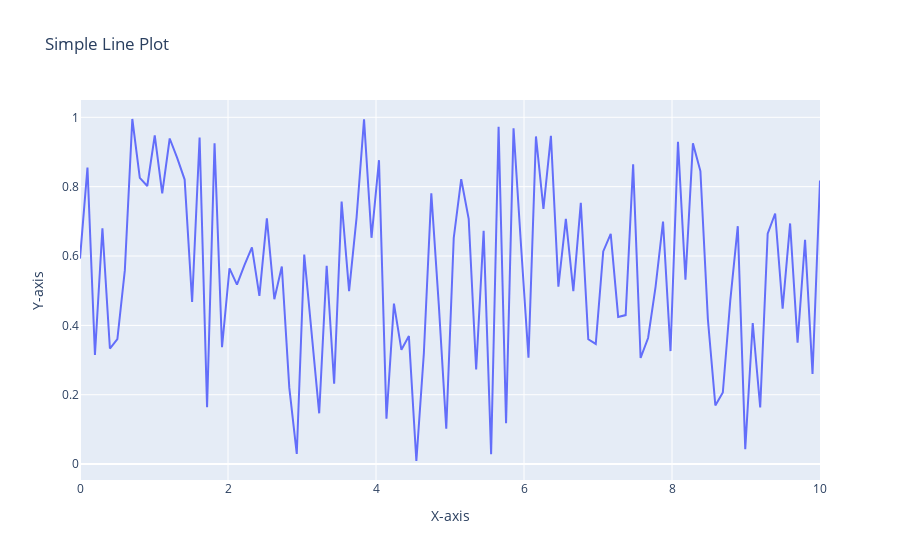

Source (notebook cell):
### Markdown cell above
## Question 20. Using Plotly, create a basic line plot of a randomly generated dataset, label the axes, and set the title as 'Simple Line Plot'.

### Code cell
import plotly.graph_objects as go
import numpy as np

# Generate random data
x = np.linspace(0, 10, 100)  # 100 points from 0 to 10
y = np.random.rand(100)  # Random values

# Create a line plot
fig = go.Figure()

# Add a line trace
fig.add_trace(go.Scatter(x=x, y=y, mode='lines', name='Random Data'))

# Update layout with title and axis labels
fig.update_layout(
    title='Simple Line Plot',
    xaxis_title='X-axis',
    yaxis_title='Y-axis'
)

# Show the plot
fig.show()
